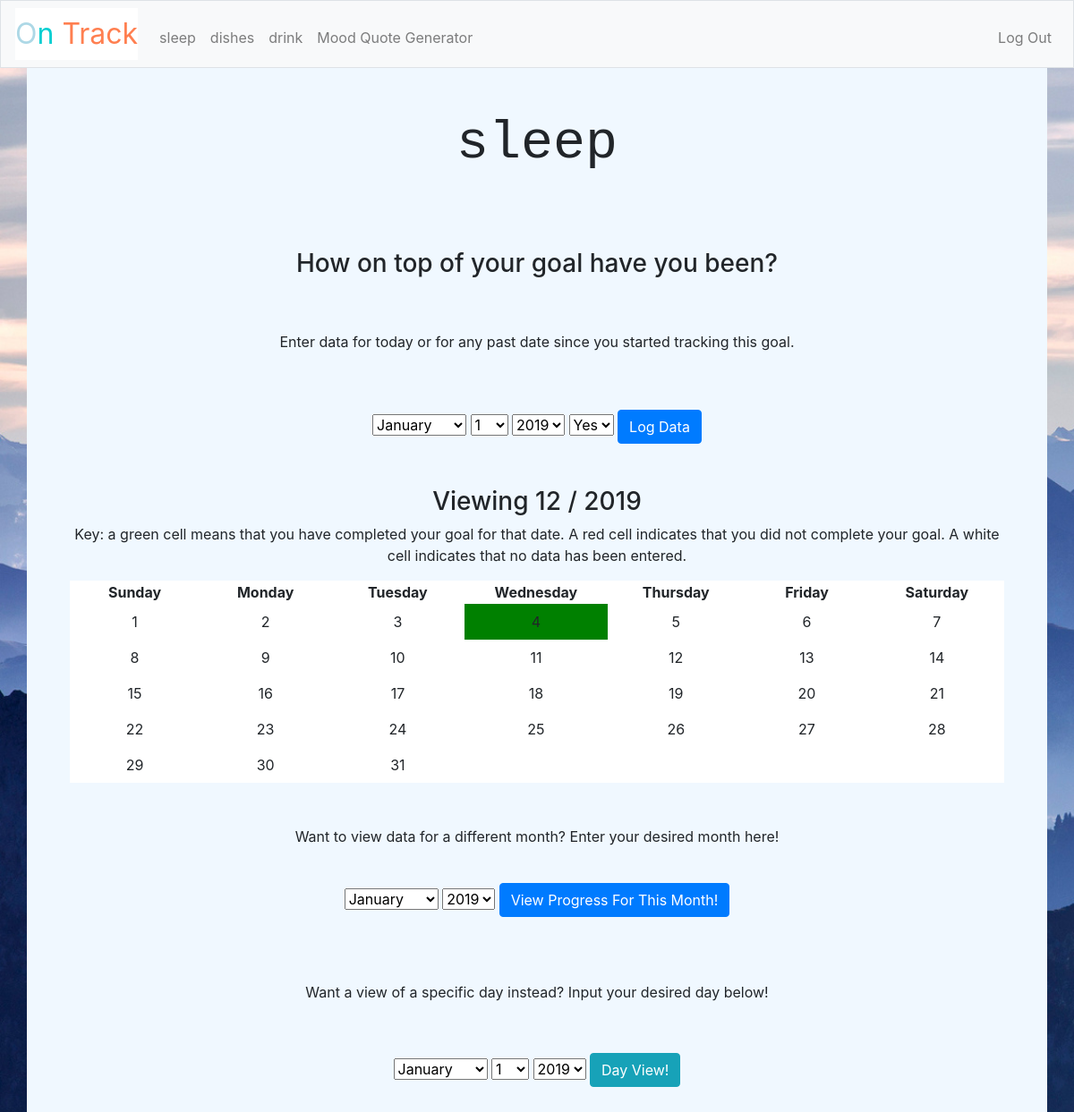
The app's page /goal_display/1/2019/12 (signed in) with its own data.
### tables this page shows
CREATE TABLE 'users' ('id' INTEGER PRIMARY KEY AUTOINCREMENT NOT NULL, 'username' TEXT NOT NULL, 'password' TEXT NOT NULL, 'goal_1_name' TEXT DEFAULT NULL, 'goal_1_type' TEXT DEFAULT NULL, 'goal_1_year' INTEGER, 'goal_1_month' INTEGER, 'goal_1_day' INTEGER, 'goal_2_name' TEXT DEFAULT NULL, 'goal_2_type' TEXT DEFAULT NULL, 'goal_2_year' INTEGER, 'goal_2_month' INTEGER, 'goal_2_day' INTEGER, 'goal_3_name' TEXT DEFAULT NULL, 'goal_3_type' TEXT DEFAULT NULL, 'goal_3_year' INTEGER, 'goal_3_month' INTEGER, 'goal_3_day' INTEGER);

### application.py (the view, shortened to what this page needs)
@app.route("/goal_display/<number>/<year>/<month>", methods = ["GET", "POST"])
@login_required
def goal_display(number, year = (datetime.now() - timedelta(hours=5)).year, month = (datetime.now() - timedelta(hours=5)).month):
    if request.method == "POST":
        year = request.form.get("desired_year")
        month = request.form.get("desired_month")
    number = int(number)
    if type(year) == list:
        year = int(year[0])
    else:
        year = int(year)
    month = int(month)
    goal_info = db.execute("SELECT * FROM users WHERE username = :u", u=session['user_id'][0])[0]
    goal_name = goal_info["goal_"+str(number)+"_name"]
    goal_type = goal_info["goal_"+str(number)+"_type"]
    started = int(goal_info["goal_"+str(number)+"_year"])
    weekday_num, num_days = calendar.monthrange(year, month)  # zero is monday
    num_weeks = 5
    if weekday_num == 6 and num_days == 28:
        num_weeks = 4
    elif num_days == 31 and (weekday_num == 4 or weekday_num == 5):        # first day is fri/sat, 31 day month
        num_weeks = 6
    elif num_days == 30 and weekday_num == 5:        # first day is fri/sat, 31 day month
        num_weeks = 6
    if weekday_num == 6: #if it's Sunday, start populating from Sunday
        n = 0
    else:
        n = weekday_num + 1
    front_pad = [" " for i in range(n)]
    back_pad = [" " for i in range(num_weeks*7 - len(front_pad) - num_days)]
    dates = front_pad + [i for i in range(1, 1+num_days)] + back_pad
    data = []
    if goal_type == "binary":
        for i in range(len(dates)):
            if dates[i] == " ":
                data.append(2)
            else:
                var = db.execute("SELECT * FROM binary_goals WHERE user=:username AND goal_name=:goal_name AND year=:year AND month=:month AND day=:day",
                username=session['user_id'][0], goal_name=goal_name, year=year, month=month, day=dates[i])
                if len(var) == 0:
                    data.append(2)
                else:
                    comp = int(var[0]['completed'])
                    data.append(comp)
    if goal_type == "binary":
        years = [i for i in range(started, year+1)]
        return render_template("binary_month.html", month=month, year=year, name = goal_name, data = data, dates = dates, num_weeks = num_weeks, goal_names = session["user_id"][1:], number = number, years = years)
    years = [i for i in range(started, year+1)]
    return render_template("numeric_month.html", month=month, year=year, years = years, name = goal_name, data = data, dates = dates, num_weeks = num_weeks, goal_names = session["user_id"][1:], number = number)

### application.py (called while the page is built)
@app.after_request
def after_request(response):
    response.headers["Cache-Control"] = "no-cache, no-store, must-revalidate"
    response.headers["Expires"] = 0
    response.headers["Pragma"] = "no-cache"
    return response

### helpers.py (called while the page is built)
def login_required(f):
    @wraps(f)
    def decorated_function(*args, **kwargs):
        if session.get("user_id") is None:
            return redirect("/login")
        return f(*args, **kwargs)
    return decorated_function

### templates/binary_month.html (shortened to what this page needs)
{% extends "layout.html" %}
{% block main %}
    <h2>{{ name }}</h2><br>
    <h3 class = "padding">How on top of your goal have you been?</h3>
    <form action="/enter_binary_data/{{ number }}/{{ year }}/{{ month }}" method="post">
        <p>Enter data for today or for any past date since you started tracking this goal.</p>
        <br>
        <br>
        <select name="desired_month">
                    <option value= "1">January</option>
            </select>
            <select name="desired_day">
                    <option>1</option>
            </select>
            <select name="desired_year">
                    {% for i in years %}
                      <option value="{{ i }}">{{ i }}</option>
                    {% endfor %}
            </select>
             <select name = "binary_tracker">
                    <option value = "1">Yes</option>
              </select>
			  <button class="btn btn-primary" id="track" type="submit">Log Data</button>
    </form>
<body>
  <br>
  <br>
<h3>Viewing {{ month }} / {{ year }}</h3>
<p>Key: a green cell means that you have completed your goal for that date. A red cell indicates that you did not complete your goal. A white cell indicates that no data has been entered.</p>
{% if num_weeks == 4 %}
<div class = "padding">
    <table class = "padding">
  <tr>
    <th>Sunday</th>
    <th>Monday</th>
    <th>Tuesday</th>
    <th>Wednesday</th>
    <th>Thursday</th>
    <th>Friday</th>
    <th>Saturday</th>
  </tr>
  <tr>
    <td class="binary{{ data[0] }}">{{ dates[0] }}</td>
    <td class="binary{{ data[1] }}">{{ dates[1] }}</td>
    <td class="binary{{ data[2] }}">{{ dates[2] }}</td>
    <td class="binary{{ data[3] }}">{{ dates[3] }}</td>
    <td class="binary{{ data[4] }}">{{ dates[4] }}</td>
    <td class="binary{{ data[5] }}">{{ dates[5] }}</td>
    <td class="binary{{ data[6] }}">{{ dates[6] }}</td>
  </tr>
  <tr>
    <td class="binary{{ data[7] }}">{{ dates[7] }}</td>
    <td class="binary{{ data[8] }}">{{ dates[8] }}</td>
    <td class="binary{{ data[9] }}">{{ dates[9] }}</td>
    <td class="binary{{ data[10] }}">{{ dates[10] }}</td>
    <td class="binary{{ data[11] }}">{{ dates[11] }}</td>
    <td class="binary{{ data[12] }}">{{ dates[12] }}</td>
    <td class="binary{{ data[13] }}">{{ dates[13] }}</td>
  </tr>
    <td class="binary{{ data[14] }}">{{ dates[14] }}</td>
    <td class="binary{{ data[15] }}">{{ dates[15] }}</td>
    <td class="binary{{ data[16] }}">{{ dates[16] }}</td>
    <td class="binary{{ data[17] }}">{{ dates[17] }}</td>
    <td class="binary{{ data[18] }}">{{ dates[18] }}</td>
    <td class="binary{{ data[19] }}">{{ dates[19] }}</td>
    <td class="binary{{ data[20] }}">{{ dates[20] }}</td>
  <tr>
    <td class="binary{{ data[21] }}">{{ dates[21] }}</td>
    <td class="binary{{ data[22] }}">{{ dates[22] }}</td>
    <td class="binary{{ data[23] }}">{{ dates[23] }}</td>
    <td class="binary{{ data[24] }}">{{ dates[24] }}</td>
    <td class="binary{{ data[25] }}">{{ dates[25] }}</td>
    <td class="binary{{ data[26] }}">{{ dates[26] }}</td>
    <td class="binary{{ data[27] }}">{{ dates[27] }}</td>
  </tr>
</table>
</div>
{% elif num_weeks == 5 %}
<table class = "padding">
  <tr>
    <th>Sunday</th>
    <th>Monday</th>
    <th>Tuesday</th>
    <th>Wednesday</th>
    <th>Thursday</th>
    <th>Friday</th>
    <th>Saturday</th>
  </tr>
  <tr>
    <td class="binary{{ data[0] }}">{{ dates[0] }}</td>
    <td class="binary{{ data[1] }}">{{ dates[1] }}</td>
    <td class="binary{{ data[2] }}">{{ dates[2] }}</td>
    <td class="binary{{ data[3] }}">{{ dates[3] }}</td>
    <td class="binary{{ data[4] }}">{{ dates[4] }}</td>
    <td class="binary{{ data[5] }}">{{ dates[5] }}</td>
    <td class="binary{{ data[6] }}">{{ dates[6] }}</td>
  </tr>
  <tr>
    <td class="binary{{ data[7] }}">{{ dates[7] }}</td>
    <td class="binary{{ data[8] }}">{{ dates[8] }}</td>
    <td class="binary{{ data[9] }}">{{ dates[9] }}</td>
    <td class="binary{{ data[10] }}">{{ dates[10] }}</td>
    <td class="binary{{ data[11] }}">{{ dates[11] }}</td>
    <td class="binary{{ data[12] }}">{{ dates[12] }}</td>
    <td class="binary{{ data[13] }}">{{ dates[13] }}</td>
  </tr>
    <td class="binary{{ data[14] }}">{{ dates[14] }}</td>
    <td class="binary{{ data[15] }}">{{ dates[15] }}</td>
    <td class="binary{{ data[16] }}">{{ dates[16] }}</td>
    <td class="binary{{ data[17] }}">{{ dates[17] }}</td>
    <td class="binary{{ data[18] }}">{{ dates[18] }}</td>
    <td class="binary{{ data[19] }}">{{ dates[19] }}</td>
    <td class="binary{{ data[20] }}">{{ dates[20] }}</td>
  <tr>
    <td class="binary{{ data[21] }}">{{ dates[21] }}</td>
    <td class="binary{{ data[22] }}">{{ dates[22] }}</td>
    <td class="binary{{ data[23] }}">{{ dates[23] }}</td>
    <td class="binary{{ data[24] }}">{{ dates[24] }}</td>
    <td class="binary{{ data[25] }}">{{ dates[25] }}</td>
    <td class="binary{{ data[26] }}">{{ dates[26] }}</td>
    <td class="binary{{ data[27] }}">{{ dates[27] }}</td>
  </tr>
  <tr>
    <td class="binary{{ data[28] }}">{{ dates[28] }}</td>
    <td class="binary{{ data[29] }}">{{ dates[29] }}</td>
    <td class="binary{{ data[30] }}">{{ dates[30] }}</td>
    <td class="binary{{ data[31] }}">{{ dates[31] }}</td>
    <td class="binary{{ data[31] }}">{{ dates[32] }}</td>
    <td class="binary{{ data[33] }}">{{ dates[33] }}</td>
    <td class="binary{{ data[34] }}">{{ dates[34] }}</td>
  </tr>
</table>
{% endif %}
<br>
<br>
<form action="/goal_display/{{ number }}/{{ year }}/{{ month }}" method="post">
        <p>Want to view data for a different month? Enter your desired month here!</p>
        <br>
        <select name="desired_month">
                    <option value= "1">January</option>
          </select>
            <select name="desired_year">
                    {% for i in years %}
                    <option value="{{ i }}">{{ i }}</option>
                    {% endfor %}
            </select>
			  <button class="btn btn-primary" type="submit">View Progress For This Month!</button>
    </form>
<br><br><br>
<p>Want a view of a specific day instead? Input your desired day below!</p>
<br>
<form action="/goal_display_day/{{ number }}" method="post">
        <select name="desired_month">
                    <option value= "1">January</option>
            </select>
            <select name="desired_day">
                    <option>1</option>
            </select>
            <select name="desired_year">
                    {% for i in years %}
                      <option value="{{ i }}">{{ i }}</option>
                    {% endfor %}
            </select>
          <button class="btn btn-info" type="submit">Day View!</button>
    </form>
</body>
</html>
{% endblock %}

### templates/layout.html (shortened to what this page needs)
<!DOCTYPE html>
<html lang="en">
    <head>
        <link href="https://maxcdn.bootstrapcdn.com/bootstrap/4.1.3/css/bootstrap.min.css" rel="stylesheet">
        <link href="/static/styles.css" rel="stylesheet">
    </head>
    <body>
        <nav class="navbar navbar-expand-md navbar-light bg-light border">
            <a class="navbar-brand" href="/"><span class="yellow">O</span><span class="green">n</span> <span class="red">Track</span></a>
            <div class="collapse navbar-collapse" id="navbar">
                {% if session.user_id %}
                    {% if goal_names[0] == "" or goal_names[0] == "None"  %}
                    <ul class="navbar-nav mr-auto mt-2">
                        <li class="nav-item"><a class="nav-link" href="/set_goals">Set Goals</a></li>
                    </ul>
                    {% else %}
                    <ul class="navbar-nav mr-auto mt-2">
                        <li class="nav-item"><a class="nav-link" href="/goal_display/1/{{ year }}/{{ month }}">{{ goal_names[0] }}</a></li>
                        <li class="nav-item"><a class="nav-link" href="/goal_display/2/{{ year }}/{{ month }}">{{ goal_names[1] }}</a></li>
                        <li class="nav-item"><a class="nav-link" href="/goal_display/3/{{ year }}/{{ month }}">{{ goal_names[2] }}</a></li>
                        <li class="nav-item"><a class="nav-link" href="/quotes">Mood Quote Generator</a></li>
                    </ul>
                    {% endif %}
                    <ul class="navbar-nav ml-auto mt-2">
                        <li class="nav-item"><a class="nav-link" href="/logout">Log Out</a></li>
                    </ul>
                {% else %}
                    <ul class="navbar-nav ml-auto mt-2">
                        <li class="nav-item"><a class="nav-link" href="/register">Register</a></li>
                        <li class="nav-item"><a class="nav-link" href="/login">Log In</a></li>
                    </ul>
                {% endif %}
            </div>
        </nav>
        <main class="container p-5">
            {% block main %}{% endblock %}
    </body>
</html>

### static/styles.css (style rules this page uses)
nav .navbar-brand { font-size: xx-large; background-color:white; }
nav .navbar-brand .red { color: #FF7F50; }
nav .navbar-brand .yellow { color: #ADD8E6; }
nav .navbar-brand .green { color: #00CED1; }
nav { background-color: black; }
main { overflow-x: auto; text-align: center; background-color:#F0F8FF; }
body { background-image: url('../static/mountain.jpg'); background-size: cover; }
table { width: 100%; background-color: white; }
td { column-width: 200px; padding: 8px; }
h2 { font-family: monospace; font-size: 60px; }
.padding { padding: 50px; }
.binary1 { background-color: green; }
.binary2 { background-color: white; }

### records on screen
users: goal_2_name "dishes", goal_3_name "drink", goal_1_name "sleep"

### other values on screen
{{ goal_names[0] }} "sleep"
{{ month }} "12"
{{ year }} "2019"
{{ dates[0] }} "1"
{{ dates[1] }} "2"
{{ dates[2] }} "3"
{{ dates[3] }} "4"
{{ dates[4] }} "5"
{{ dates[5] }} "6"
{{ dates[6] }} "7"
{{ dates[7] }} "8"
{{ dates[8] }} "9"
{{ dates[9] }} "10"
{{ dates[10] }} "11"
{{ dates[11] }} "12"
